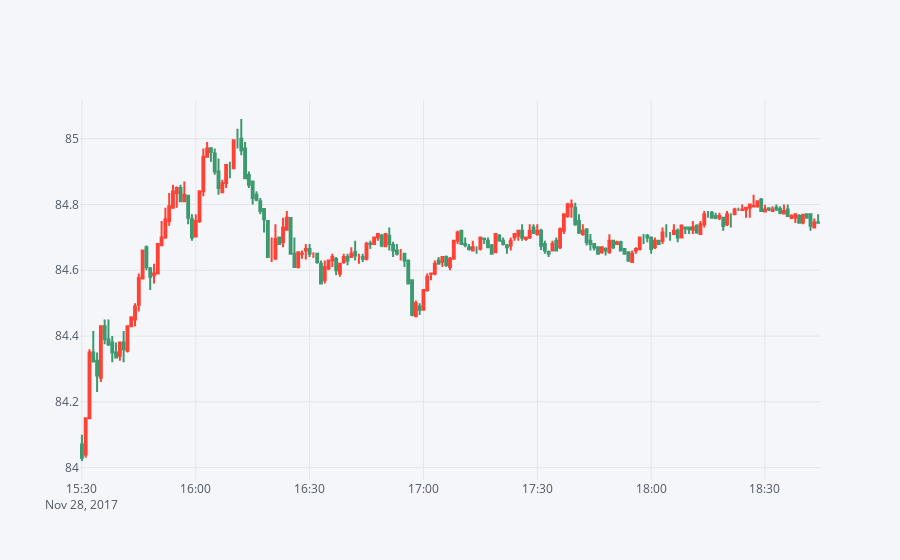

The notebook cell this image was saved under:
### Code cell


### Figure 1 — Plotly figure (JSON) as saved in the notebook; plotly's stock layout.template omitted (floating-point values rounded to 4 significant figures; data arrays with more than 128 entries replaced by an {"elided": "..."} marker saying what was removed)
{"data": [{"close": {"elided": "195 float values"}, "decreasing": {"line": {}, "showlegend": false}, "high": {"elided": "195 float values"}, "increasing": {"line": {}, "showlegend": false}, "low": {"elided": "195 float values"}, "open": {"elided": "195 float values"}, "type": "candlestick", "x": {"elided": "195 str values"}, "yaxis": "y2"}], "layout": {"legend": {"bgcolor": "#F5F6F9", "font": {"color": "#4D5663"}}, "paper_bgcolor": "#F5F6F9", "plot_bgcolor": "#F5F6F9", "titlefont": {"color": "#4D5663"}, "xaxis1": {"gridcolor": "#E1E5ED", "rangeslider": {"visible": false}, "showgrid": true, "tickfont": {"color": "#4D5663"}, "title": "", "titlefont": {"color": "#4D5663"}, "zerolinecolor": "#E1E5ED"}, "yaxis1": {"gridcolor": "#E1E5ED", "showgrid": true, "showticklabels": false, "tickfont": {"color": "#4D5663"}, "title": "", "titlefont": {"color": "#4D5663"}, "zerolinecolor": "#E1E5ED"}, "yaxis2": {"gridcolor": "#E1E5ED", "showgrid": true, "tickfont": {"color": "#4D5663"}, "title": "", "titlefont": {"color": "#4D5663"}, "zerolinecolor": "#E1E5ED"}}}
